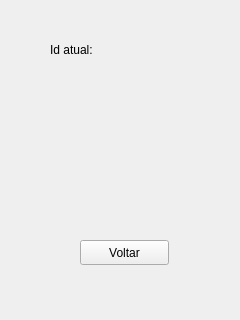
<?xml version="1.0" encoding="UTF-8"?>
<ui version="4.0">
 <class>transacoes</class>
 <widget class="QWidget" name="transacoes">
  <property name="geometry">
   <rect>
    <x>0</x>
    <y>0</y>
    <width>240</width>
    <height>320</height>
   </rect>
  </property>
  <property name="windowTitle">
   <string>Form</string>
  </property>
  <widget class="QWidget" name="layoutWidget">
   <property name="geometry">
    <rect>
     <x>50</x>
     <y>40</y>
     <width>72</width>
     <height>19</height>
    </rect>
   </property>
   <layout class="QHBoxLayout" name="horizontalLayout">
    <item>
     <widget class="QLabel" name="label">
      <property name="text">
       <string>Id atual:</string>
      </property>
     </widget>
    </item>
    <item>
     <widget class="QLabel" name="lblID">
      <property name="text">
       <string/>
      </property>
     </widget>
    </item>
   </layout>
  </widget>
  <widget class="QPushButton" name="btnVoltar">
   <property name="geometry">
    <rect>
     <x>80</x>
     <y>240</y>
     <width>89</width>
     <height>25</height>
    </rect>
   </property>
   <property name="text">
    <string>Voltar</string>
   </property>
  </widget>
 </widget>
 <resources/>
 <connections/>
</ui>
